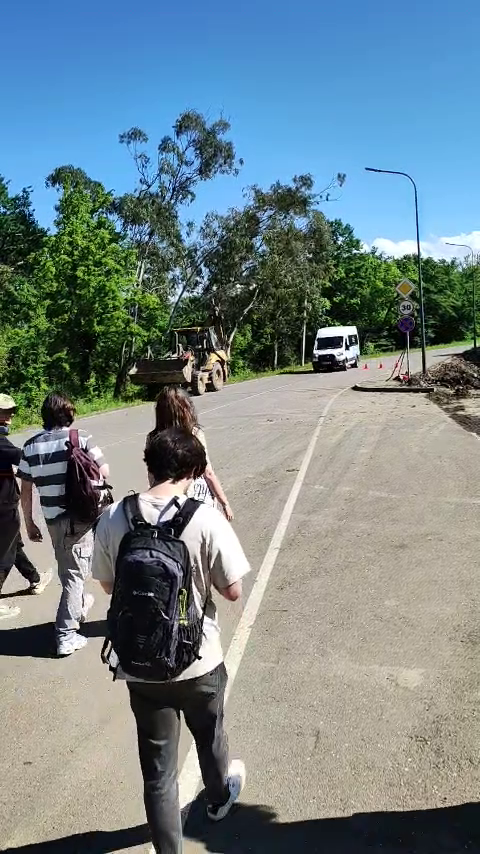
#> input picture frame 13 of edge_detecting/uttt.mp4, 480 x 854 px
$ python dtt.py
#> lines starting #> are read from the running program, lines starting #| are printed output that depends on the picture
import cv2
import numpy as np
import matplotlib.pyplot as plt
import os
im_name = 'uttt.mp4'
curdir = os.path.dirname(os.path.realpath(__file__))
stru = '\yy'
curdir = curdir.replace(stru[0], '/') + '/'
path = curdir + im_name
cap = cv2.VideoCapture(path)

# Define parameters for optical flow calculation
params = dict(pyr_scale=0.5, levels=3, winsize=15,
              iterations=3, poly_n=5, poly_sigma=1.2, flags=0)

# Initialize variables for optical flow calculation
prev_frame = None
speeds = []

while True:
    # Read the next frame from the video
    ret, frame = cap.read()
#> frame is the input picture: shape (854, 480, 3); mean B, G, R 137.4, 132.1, 114.9

    if not ret:
        # End of video
        break

    # Convert the frame to grayscale
    gray = cv2.cvtColor(frame, cv2.COLOR_BGR2GRAY)
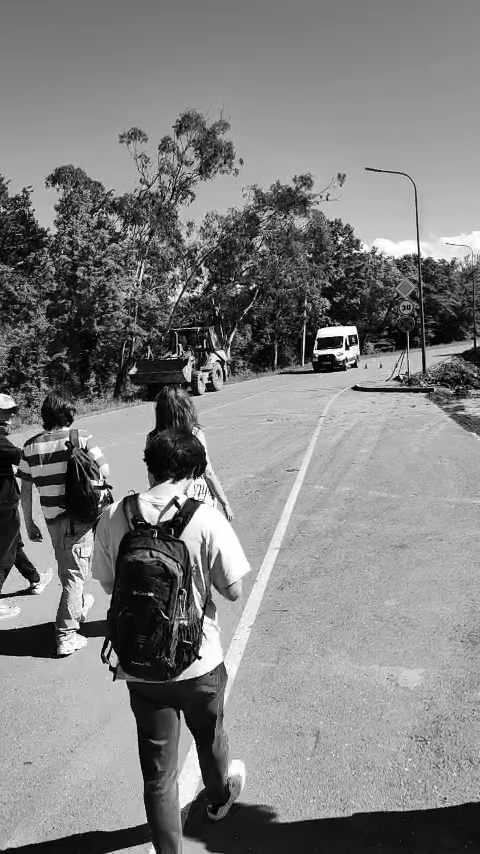
#> gray: shape (854, 480); min 0, max 255, mean 127.6

    if prev_frame is not None:
        # Calculate the optical flow between the current and previous frames
        flow = cv2.calcOpticalFlowFarneback(prev_frame, gray, None, **params)

        # Convert the flow vectors to magnitude and angle values
        mag, ang = cv2.cartToPolar(flow[..., 0], flow[..., 1])

        # Threshold the magnitude values to remove noise
        mag[mag < 5] = 0

        # Calculate the average magnitude of the remaining flow vectors
        speed = np.mean(mag)

        # Store the speed value in the list
        speeds.append(speed)

    # Update the previous frame variable
    prev_frame = gray

cap.release()

# Plot the speed values over time
plt.plot(speeds)
plt.xlabel('Frame number')
plt.ylabel('Speed (pixels/frame)')
plt.show()

$ run again, starting later in the video
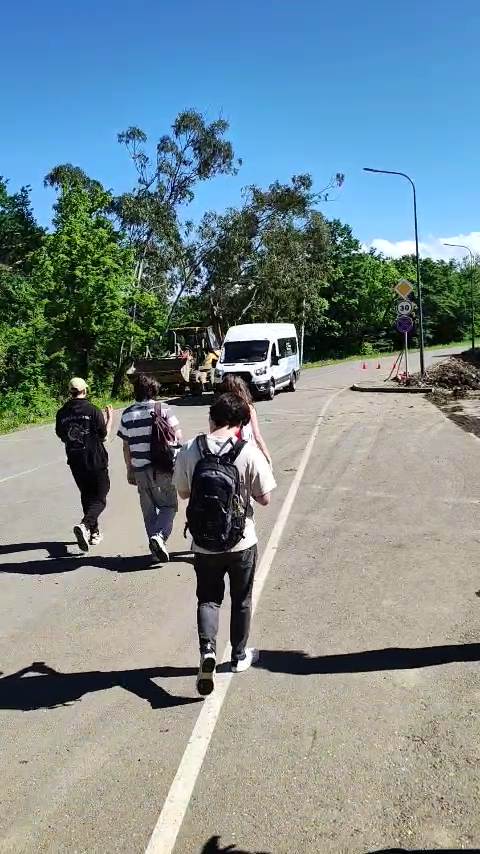
#> input picture frame 58 of edge_detecting/uttt.mp4, 480 x 854 px
#> frame is the input picture: shape (854, 480, 3); mean B, G, R 143.6, 138.8, 121.6
#> `gray = cv2.cvtColor(frame, cv2.COLOR_BGR2GRAY)`:
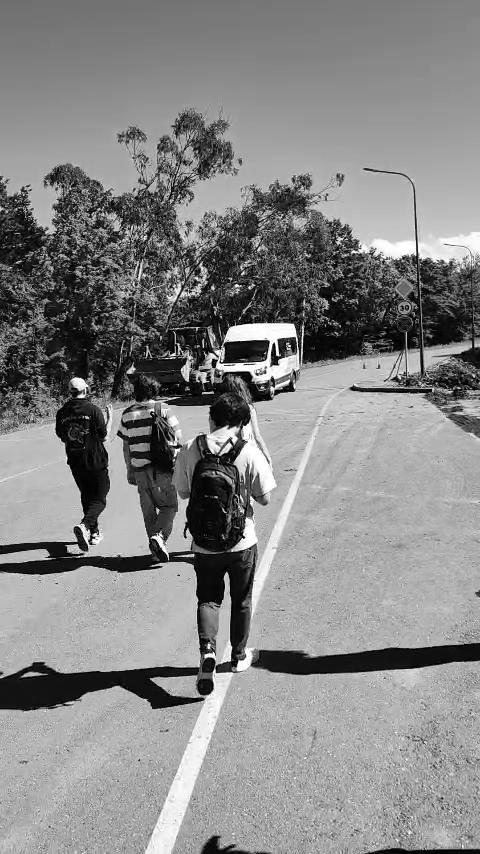
#> gray: shape (854, 480); min 0, max 255, mean 134.2

$ run again, starting later in the video
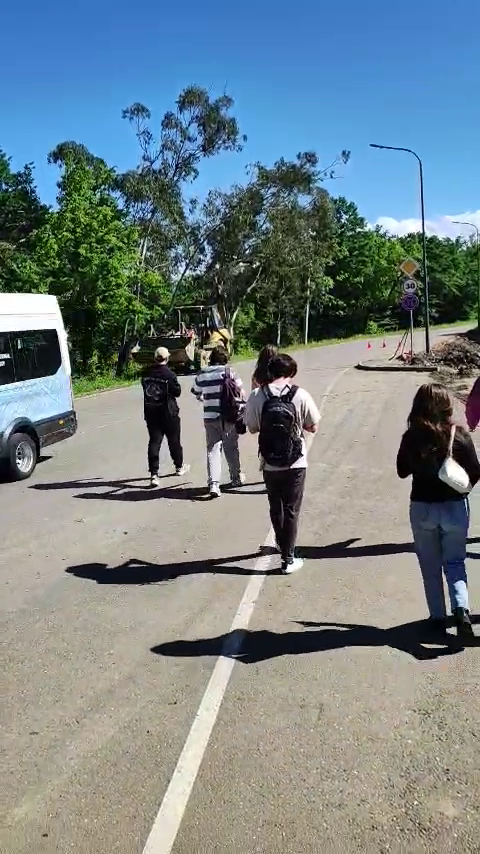
#> input picture frame 104 of edge_detecting/uttt.mp4, 480 x 854 px
#> frame is the input picture: shape (854, 480, 3); mean B, G, R 135.7, 130.9, 116.8
#> `gray = cv2.cvtColor(frame, cv2.COLOR_BGR2GRAY)`:
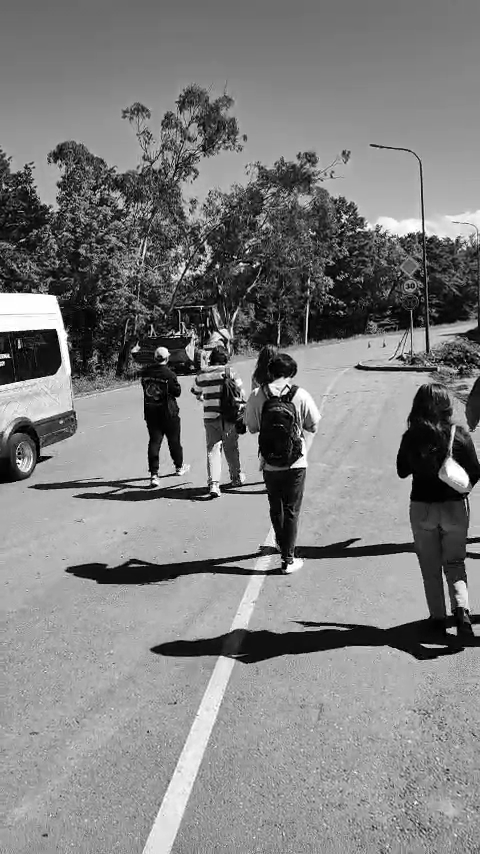
#> gray: shape (854, 480); min 0, max 255, mean 127.2
